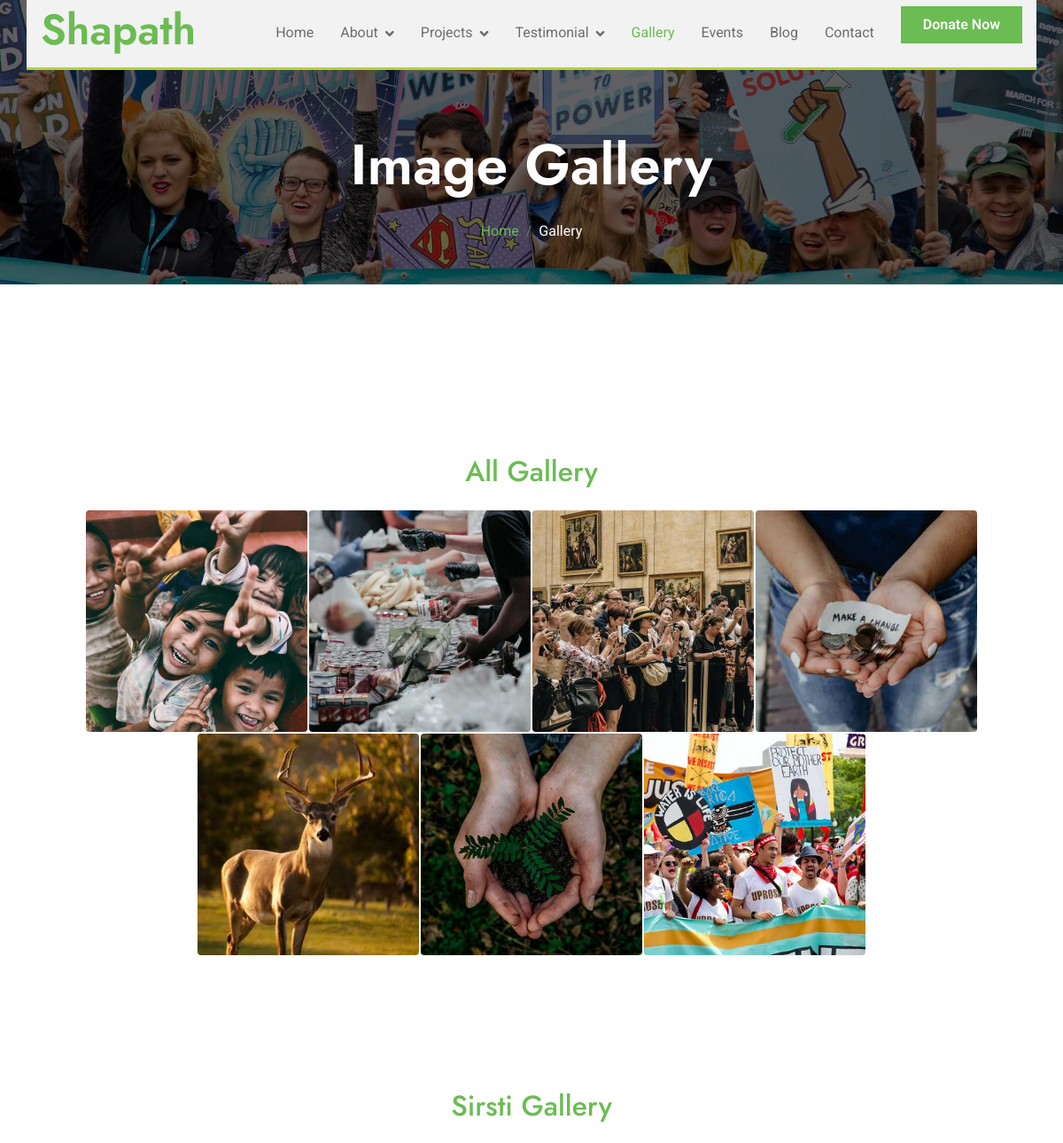
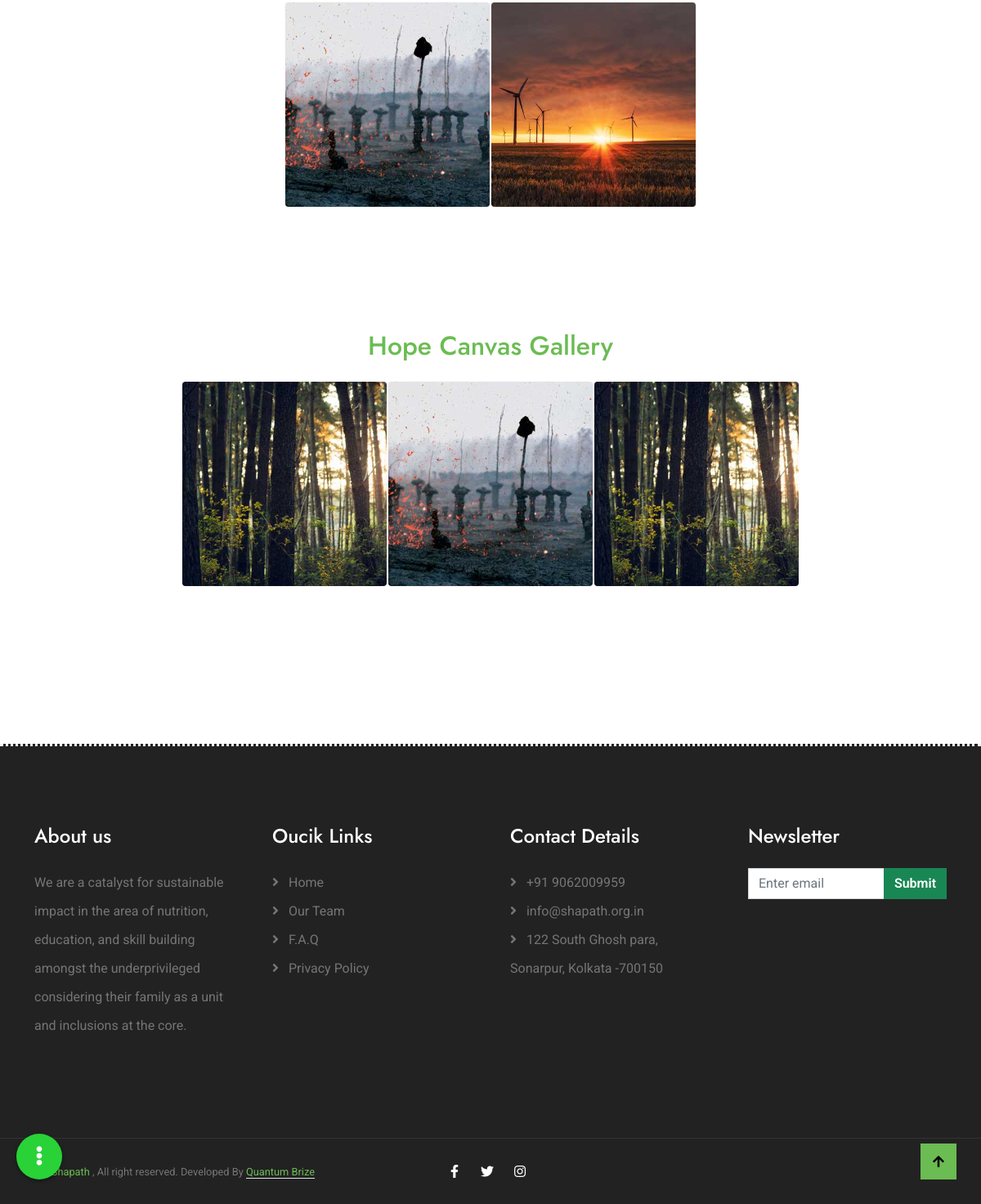
The app's page /index.php/web/about/gallery with its own data (2 pictures, top to bottom).
### tables this page shows
CREATE TABLE `gallery_img` (
  `id` int(11) NOT NULL,
  `uid` varchar(255) NOT NULL,
  `images` longtext NOT NULL,
  `created_at` datetime NOT NULL,
  `updated_at` datetime NOT NULL DEFAULT current_timestamp()
);

CREATE TABLE `projects` (
  `id` int(11) NOT NULL,
  `uid` varchar(255) NOT NULL,
  `project_title` varchar(255) NOT NULL,
  `project_cover_details` longtext NOT NULL,
  `project_page_title` varchar(255) NOT NULL,
  `project_page_video` varchar(255) NOT NULL,
  `project_page_description` longtext NOT NULL,
  `project_img` varchar(255) NOT NULL,
  `project_logo` varchar(255) NOT NULL,
  `created_at` datetime NOT NULL DEFAULT current_timestamp(),
  `updated_at` datetime NOT NULL DEFAULT current_timestamp()
);

CREATE TABLE `project_images` (
  `id` int(11) NOT NULL,
  `uid` varchar(255) NOT NULL,
  `p_id` varchar(255) NOT NULL,
  `image` varchar(255) NOT NULL,
  `created_at` datetime NOT NULL DEFAULT current_timestamp(),
  `updated_at` datetime NOT NULL DEFAULT current_timestamp()
);

### application/controllers/Common.php (called while the page is built, shortened)
<?php
class Common extends CI_Controller
{
	public function init_model($model)
	{
		$this->load->model($model);
	}
	public function load_page($page, $data)
	{
		$this->load_headers($data['data_header']);
		$this->load->view($page, $data['data_page']);
	}
	private function load_headers($data)
	{
		$projects['projects'] = $this->Pages_model->get_all_projects();
		$this->load->view('/' . $data['site'] . '/inc/header_link.php', $data);
		$this->load->view('/' . $data['site'] . '/inc/header.php', $projects, $data);
	}
	private function load_footers($data)
	{
		$this->load->view('/' . $data['site'] . '/inc/footer.php');
		$this->load->view('/' . $data['site'] . '/inc/footer_link.php', $data);
	}
}
?>

### application/controllers/web/About.php (called while the page is built, shortened)
<?php
class About extends Load
{
    public function gallery()
    {
        $data = PAGE_DATA_WEB;
        $data['data_header']['gallery'] = true;
        $data['data_page']['gallery_img'] = $this->Pages_model->get_gallery_img();
        $projects = $this->Pages_model->get_all_projects();
        if($projects){
            foreach($projects as $key => $val){
                $projects[$key]['project_images'] = $this->Pages_model->get_projects_galary_by_id($val['uid']);
            }
        }
        $data['data_page']['projects'] =  $projects;
        $this->load_page('web/gallery.php',$data);
    }
}
?>

### index.php (called while the page is built, shortened)
<?php
require_once BASEPATH.'core/CodeIgniter.php';

### application/models/Pages_model.php (called while the page is built, shortened)
<?php
class Pages_model extends Admin_model
{
    public function get_all_projects()
    {
        $projects = $this->db
            ->select('*')
            ->from(TABLE_PROJECTS)
            ->get();
        $projects = $projects->result_array();
        return !empty($projects) ? $projects : [];
    }
    public function get_gallery_img()
    {
        $images = $this->db->select('*')
            ->from(TABLE_GALLERY)
            ->get()
            ->result_array();
        return !empty($images) ? $images : [];
    }
    public function get_projects_galary_by_id($p_id){
        $images = $this->db->select('*')
                    ->from('project_images')
                    ->where('p_id', $p_id)
                    ->get()
                    ->result_array();
        return !empty($images) ? $images : [];
    }
}

### application/views/web/gallery.php (the view, shortened to what this page needs)
<div class="container-fluid bg-breadcrumb">
    <div class="container text-center py-5" style="max-width: 900px;">
        <h3 class="text-white display-3 mb-4">Image Gallery</h1>
            <ol class="breadcrumb justify-content-center mb-0">
                <li class="breadcrumb-item"><a href="index.php">Home</a></li>
                <li class="breadcrumb-item active text-white">Gallery</li>
            </ol>
    </div>
</div>
<div class="container-fluid gallery py-5 my-5 px-0">
    <div class="row g-0">
        <div class="container-fluid gallery py-5 my-5 px-0">
            <div class="row g-0">
                <h2 class="text-primary mb-4 text-center">All Gallery</h2>
                <section class="content">
                    <?php
                    if (!empty($gallery_img)) {
                        foreach ($gallery_img as $img) {
                            ?>
                            <a class="item" tabindex="0" href="<?= base_url() . $img['images'] ?>" target="self">
                                <img src="<?= base_url() . $img['images'] ?>" />
                            </a>
                            <?php
                        }
                    }
                    ?>
                </section>
            </div>
            <?php
            if (!empty($projects)) {
                foreach ($projects as $project) {
                    ?>
                    <div class="row g-0" style="margin-top: 150px;">
                        <h2 class="text-primary mb-4 text-center"><?=  $project['project_title']?> Gallery</h2>
                        <section class="content">
                            <?php
                            if (!empty($project['project_images'])) {
                                foreach ($project['project_images'] as $img) {
                                    ?>
                                    <a class="item" tabindex="0" href="<?= base_url() . $img['image'] ?>" target="self">
                                        <img src="<?= base_url() . $img['image'] ?>" />
                                    </a>
                                    <?php
                                }
                            }
                            ?>
                        </section>
                    </div>
                    <?php
                }
            }
            ?>
        </div>
    </div>
</div>

### assets/css/style.css (style rules this page uses)
.bg-breadcrumb { background: linear-gradient(rgba(0, 0, 0, 0.6), rgba(0, 0, 0, 0.6)), url(../img/breadcrumb-bg.jpg); background-position: center center; background-repeat: no-repeat; background-size: cover; padding: 100px 0 0 0; }
.content { display: flex; flex-wrap: wrap; align-items: center; justify-content: center; }
.content .item { cursor: pointer; border-radius: 4px; border: 1px solid #fff7f7; transition: all 100ms ease-out; }
.content .item img { display: block; object-fit: cover; border-radius: 4px; height: 250px; width: 250px; }

### records on screen
gallery_img: images (picture)
gallery_img: images (picture)
gallery_img: images (picture)
gallery_img: images (picture)
gallery_img: images (picture)
gallery_img: images (picture)
gallery_img: images (picture)
projects: project_title "Sirsti"
project_images: image (picture)
project_images: image (picture)
projects: project_title "Hope Canvas"
project_images: image (picture)
project_images: image (picture)
project_images: image (picture)
